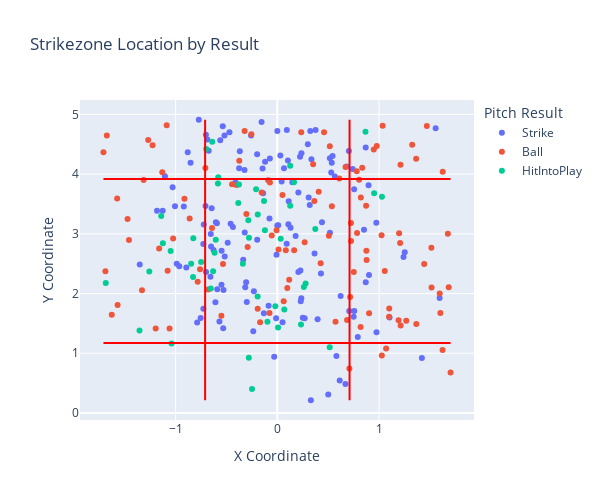

Here is the notebook cell this chart was saved with:
### Code cell
# Create scatter plot
fig = px.scatter(
    df, 
    x='x', 
    y='y', 
    color='Pitch Result',
    labels={'x': 'X Coordinate', 'y': 'Y Coordinate'},
    width=600,
    height=500,
    title='Strikezone Location by Result'
)

#Lines for Strikezone
fig.add_shape( type='line', x0=-0.71, y0=df['y'].min(), x1=-0.71,y1=df['y'].max(),line=dict(color='Red',width=2))
fig.add_shape( type='line', x0=0.71, y0=df['y'].min(), x1=0.71,y1=df['y'].max(),line=dict(color='Red',width=2))
fig.add_shape( type='line', x0=df['x'].min(), y0=1.17, x1=df['x'].max(), y1=1.17,line=dict(color='Red',width=2))
fig.add_shape( type='line', x0=df['x'].min(), y0=3.92, x1=df['x'].max(), y1=3.92,line=dict(color='Red',width=2))


# Show plot
fig.show()

### Figure 1 — Plotly figure (JSON) as saved in the notebook; plotly's stock layout.template omitted (floating-point values rounded to 4 significant figures; data arrays with more than 128 entries replaced by an {"elided": "..."} marker saying what was removed)
{"data": [{"hovertemplate": "Pitch Result=Strike<br>X Coordinate=%{x}<br>Y Coordinate=%{y}<extra></extra>", "legendgroup": "Strike", "marker": {"color": "#636efa", "symbol": "circle"}, "mode": "markers", "name": "Strike", "orientation": "v", "showlegend": true, "type": "scatter", "x": {"elided": "138 float values"}, "xaxis": "x", "y": {"elided": "138 float values"}, "yaxis": "y"}, {"hovertemplate": "Pitch Result=Ball<br>X Coordinate=%{x}<br>Y Coordinate=%{y}<extra></extra>", "legendgroup": "Ball", "marker": {"color": "#EF553B", "symbol": "circle"}, "mode": "markers", "name": "Ball", "orientation": "v", "showlegend": true, "type": "scatter", "x": [1.025, -0.4452, 1.056, 0.4259, 1.516, 1.703, -0.09021, 0.7247, 0.572, 0.9777, 1.211, 0.8042, 1.367, 1.444, 0.2688, -0.7832, 0.6705, -1.025, -0.3044, 0.364, -0.1693, -1.69, 1.515, -0.0549, 0.09814, 1.035, 0.8754, -0.292, 0.05092, 1.326, 0.5159, 0.9482, 0.2349, -0.3218, 1.267, -0.1542, 1.197, 1.677, 0.0626, 0.4067, 0.7155, -1.315, 0.8211, 0.5065, -1.06, -1.196, 1.626, -1.331, 1.207, -1.71, 1.07, 1.027, -0.6805, 0.352, -1.162, 0.7837, 1.603, 1.47, -1.27, -0.8621, -1.227, -1.571, -0.9135, -1.079, 0.1652, 0.8775, 0.4593, -1.677, -0.255, -0.07721, -1.459, 1.212, 0.8348, 0.08317, 0.6097, 0.1168, -0.4002, 1.365, 0.6857, 0.01175, -0.6422, -1.473, 1.596, 0.7806, 0.536, 0.7237, -0.07252, 0.8189, 1.192, 0.9024, -0.7599, 1.1, -0.7073, 0.7518, -0.3743, -1.088, -1.575, 1.625, -0.5501, 0.7083, 1.685, -0.1932, 1.098, 0.8727, -1.628, -0.5339, -0.007478, -1.131], "xaxis": "x", "y": [2.975, 3.83, 2.379, 2.506, 2.102, 0.6771, 3.896, 2.882, 1.529, 4.472, 4.158, 3.905, 1.49, 2.493, 2.857, 2.196, 4.118, 2.923, 3.334, 3.548, 1.52, 2.372, 2.765, 2.971, 2.095, 4.812, 2.718, 2.78, 3.649, 4.492, 4.465, 4.411, 4.7, 4.722, 1.545, 3.692, 3.01, 3.0, 1.87, 3.703, 1.942, 3.903, 3.61, 2.97, 1.416, 1.416, 4.04, 2.055, 2.845, 4.367, 1.08, 0.962, 2.066, 4.165, 2.755, 3.013, 1.675, 4.804, 4.571, 3.256, 4.485, 1.807, 3.588, 2.381, 2.725, 2.564, 4.699, 4.648, 4.668, 1.672, 2.898, 1.465, 4.107, 2.726, 3.925, 2.232, 3.817, 4.257, 1.555, 2.736, 3.096, 3.248, 1.999, 4.047, 3.463, 3.18, 3.86, 1.44, 1.551, 1.671, 2.408, 1.751, 4.101, 2.362, 4.223, 4.819, 3.593, 1.053, 1.63, 0.7455, 2.105, 1.746, 1.613, 3.472, 1.644, 2.495, 3.06, 4.033], "yaxis": "y"}, {"hovertemplate": "Pitch Result=HitIntoPlay<br>X Coordinate=%{x}<br>Y Coordinate=%{y}<extra></extra>", "legendgroup": "HitIntoPlay", "marker": {"color": "#00cc96", "symbol": "circle"}, "mode": "markers", "name": "HitIntoPlay", "orientation": "v", "showlegend": true, "type": "scatter", "x": [-0.249, 0.261, -0.8285, -0.3771, -0.3391, -0.581, -0.6543, -0.285, -0.122, -0.09719, -0.699, -0.2803, -0.6052, -0.1309, 0.007032, -0.1923, 1.029, -0.749, 0.1263, -0.6311, -1.687, 0.9516, 0.8665, -0.1938, 0.03306, -1.04, 0.2327, -0.2092, 0.06835, -0.2785, -0.8259, 0.5147, 0.2779, -0.01972, -0.8473, 0.1261, -0.6168, -0.5839, -1.259, 0.1642, -0.384, -1.141, -1.049, 0.3733, -1.355, -1.125, -0.6404], "xaxis": "x", "y": [0.4018, 2.11, 2.276, 3.826, 2.5, 3.947, 2.084, 3.226, 3.058, 1.528, 4.422, 0.9231, 2.9, 3.548, 1.432, 3.325, 3.619, 2.527, 3.469, 2.372, 2.177, 3.679, 4.71, 1.949, 2.916, 1.162, 1.482, 3.746, 1.733, 2.934, 2.925, 1.102, 2.169, 1.788, 2.498, 4.139, 2.681, 3.844, 2.37, 3.863, 3.517, 3.301, 2.714, 3.08, 1.383, 2.843, 4.543], "yaxis": "y"}], "layout": {"height": 500, "legend": {"title": {"text": "Pitch Result"}, "tracegroupgap": 0}, "shapes": [{"line": {"color": "Red", "width": 2}, "type": "line", "x0": -0.71, "x1": -0.71, "y0": 0.213, "y1": 4.911}, {"line": {"color": "Red", "width": 2}, "type": "line", "x0": 0.71, "x1": 0.71, "y0": 0.213, "y1": 4.911}, {"line": {"color": "Red", "width": 2}, "type": "line", "x0": -1.71, "x1": 1.703, "y0": 1.17, "y1": 1.17}, {"line": {"color": "Red", "width": 2}, "type": "line", "x0": -1.71, "x1": 1.703, "y0": 3.92, "y1": 3.92}], "title": {"text": "Strikezone Location by Result"}, "width": 600, "xaxis": {"anchor": "y", "domain": [0, 1], "title": {"text": "X Coordinate"}}, "yaxis": {"anchor": "x", "domain": [0, 1], "title": {"text": "Y Coordinate"}}}}
